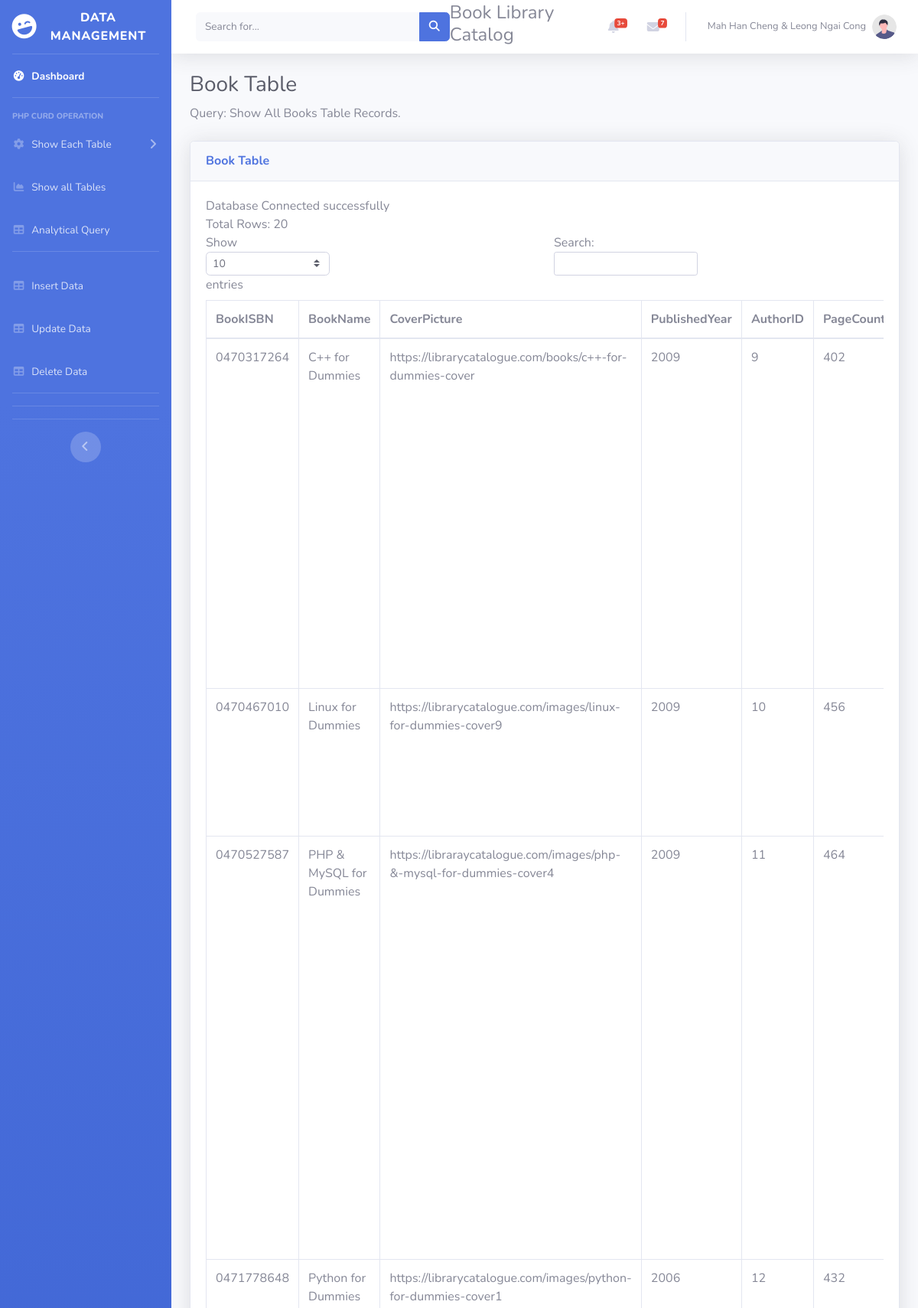
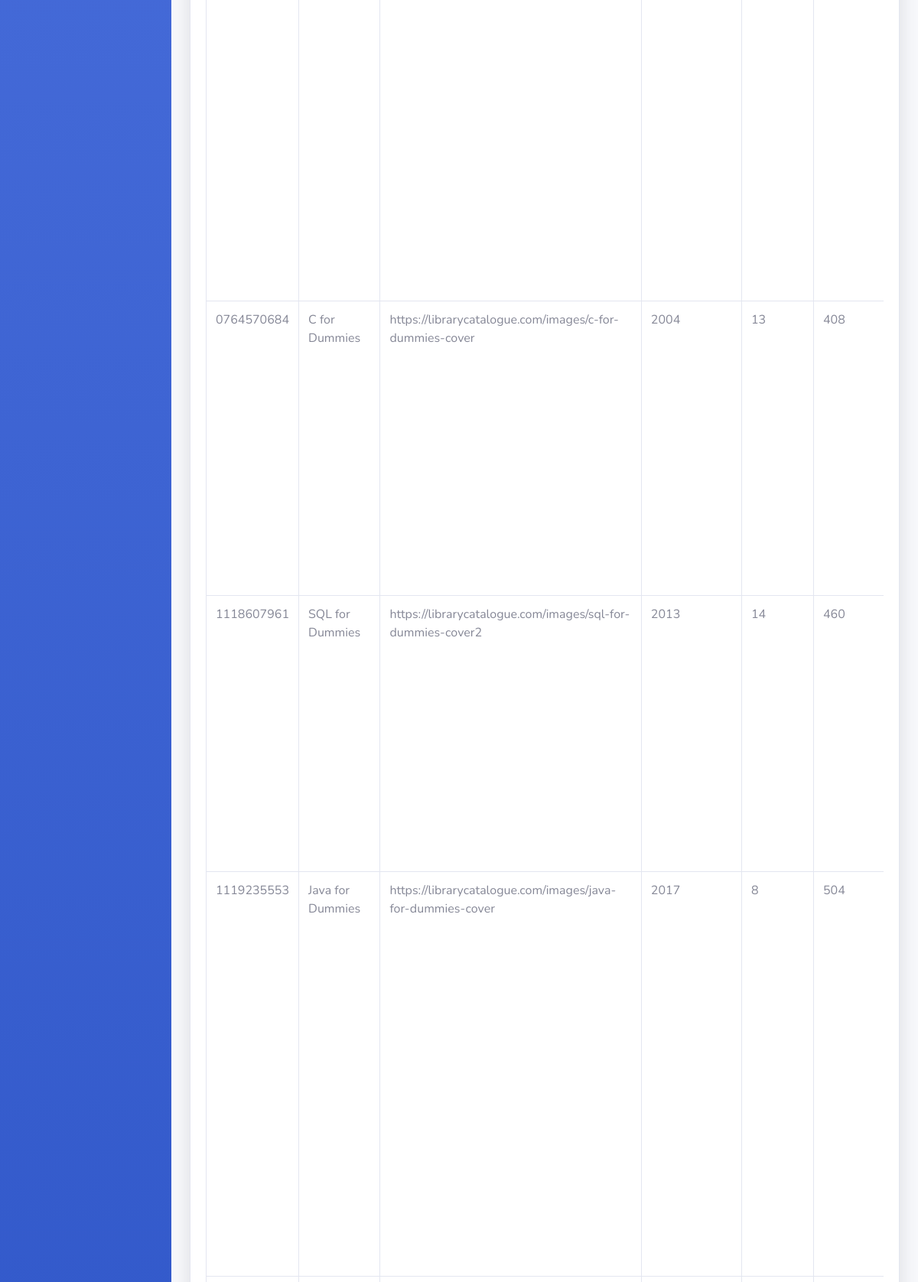
Screenshot of /BookTable.php (upper part) with the database file from the repository (2 pictures, top to bottom).
### tables this page shows
CREATE TABLE `book` (
  `BookISBN` varchar(255) PRIMARY KEY NOT NULL,
  `BookName` varchar(255) NOT NULL,
  `CoverPicture` varchar(255) NOT NULL,
  `PublishedYear` year(4) NOT NULL,
  `AuthorID` int(11) NOT NULL,
  `PageCount` int(11) NOT NULL,
  `Description` varchar(255) DEFAULT NULL,
  `ReadingLink` varchar(255) DEFAULT NULL,
  `AvailableCount` int(11) NOT NULL,

  KEY `AuthorID` (`AuthorID`),

  CONSTRAINT `book_ibfk_1` FOREIGN KEY (`AuthorID`) REFERENCES `author` (`AuthorID`) ON DELETE CASCADE ON UPDATE CASCADE

);

### BookTable.php (the view, shortened to what this page needs)
<?php
    include 'db_connect.php';
  include 'sideBarMenu.php';
?>
                <div class="container-fluid">
                    <h1 class="h3 mb-2 text-gray-800">Book Table</h1>
                    <p class="mb-4">Query: Show All Books Table Records.
                        </p>
                    <div class="card shadow mb-4">
                        <div class="card-header py-3">
                            <h6 class="m-0 font-weight-bold text-primary">Book Table</h6>
                        </div>
                       <div class="card-body">
                            <div class="table-responsive">
                                <table class="table table-bordered" id="dataTable" width="100%" cellspacing="0">
                                <thead>
                                        <tr>
                                            <th>BookISBN</th>
                                            <th>BookName</th>
                                            <th>CoverPicture</th>
                                            <th>PublishedYear</th>
                                            <th>AuthorID</th>
                                            <th>PageCount</th>
                                        </tr>
                                    </thead>
                                    <tbody>
                                <?php
                                     $conn = mysqli_connect($servername, $username, $password, $dbname);
                                    $sql = "SELECT * FROM book";
                                    $result = mysqli_query($conn, $sql);
                                    echo "<br> Total Rows: " . mysqli_num_rows($result);
                                    if (mysqli_num_rows($result) > 0) {
                                    while($row = mysqli_fetch_assoc($result)) {
                                        echo "<tr>";
                                        echo "<td>".$row["BookISBN"]  ."</td>";
                                        echo "<td>".$row["BookName"]  ."</td>";
                                        echo "<td>".$row["CoverPicture"]  ."</td>";
                                        echo "<td>".$row["PublishedYear"]  ."</td>";
                                        echo "<td>".$row["AuthorID"]  ."</td>";
                                        echo "<td>".$row["PageCount"]  ."</td>";
                                        echo "</tr>";
                                    }
                                    } else {
                                    echo "0 results";
                                    }
                                 ?>
                                    </tbody>
                                </table>
                            </div>
                        </div>
                    </div>
                </div>
<?php
include 'footer.php';
?>

### rows the page displays
book: BookISBN "0470317264", BookName "C++ for Dummies", CoverPicture "https://librarycatalogue.com/books/c++-for-dummies-cover", PublishedYear "2009", AuthorID "9", PageCount "402"
book: BookISBN "0470467010", BookName "Linux for Dummies", CoverPicture "https://librarycatalogue.com/images/linux-for-dummies-cover9", PublishedYear "2009", AuthorID "10", PageCount "456"
book: BookISBN "0470527587", BookName "PHP & MySQL for Dummies", CoverPicture "https://libraraycatalogue.com/images/php-&-mysql-for-dummies-cover4", PublishedYear "2009", AuthorID "11", PageCount "464"
book: BookISBN "0471778648", BookName "Python for Dummies", CoverPicture "https://librarycatalogue.com/images/python-for-dummies-cover1", PublishedYear "2006", AuthorID "12", PageCount "432"
book: BookISBN "0764570684", BookName "C for Dummies", CoverPicture "https://librarycatalogue.com/images/c-for-dummies-cover", PublishedYear "2004", AuthorID "13", PageCount "408"
book: BookISBN "1118607961", BookName "SQL for Dummies", CoverPicture "https://librarycatalogue.com/images/sql-for-dummies-cover2", PublishedYear "2013", AuthorID "14", PageCount "460"
book: BookISBN "1119235553", BookName "Java for Dummies", CoverPicture "https://librarycatalogue.com/images/java-for-dummies-cover", PublishedYear "2017", AuthorID "8", PageCount "504"
